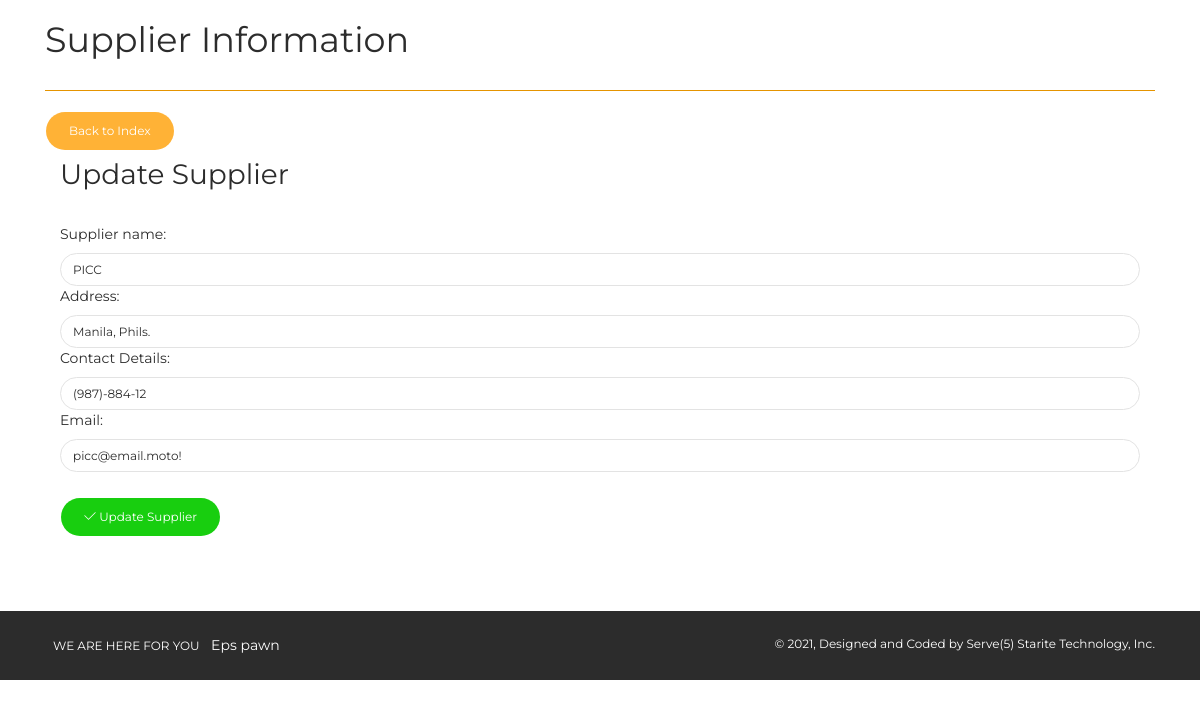
/esellina/admin/supplier_update.php?supp_id=1 (signed in), run on the app's committed database.
### tables this page shows
CREATE TABLE `supplier` (
  `supp_id` int(11) NOT NULL,
  `supp_name` varchar(100) NOT NULL,
  `supp_address` varchar(200) NOT NULL,
  `supp_contact` varchar(50) NOT NULL,
  `supp_email` varchar(50) NOT NULL
);

### esellina/admin/supplier_update.php (the view, shortened to what this page needs)
<?php
include("../config/dbconn.php");
?>
<?php
$id=isset($_GET['supp_id']) ? $_GET['supp_id'] : die('ERROR: Record ID not found.');
$result = mysqli_query($dbconn, "SELECT * FROM supplier WHERE supp_id=$id");
while($res = mysqli_fetch_array($result))
{
    $supp_name = $res['supp_name'];
    $supp_address = $res['supp_address'];
    $supp_contact = $res['supp_contact'];
    $supp_email = $res['supp_email'];
}
?>
<!DOCTYPE html>
<html lang="en">
<head>
    <link rel="stylesheet" href="https://maxcdn.bootstrapcdn.com/font-awesome/latest/css/font-awesome.min.css" />
    <link href="../assets/css/bootstrap.min.css" rel="stylesheet" />
    <link href="../assets/css/now-ui-kit.css?v=1.1.0" rel="stylesheet" />
    <link href="../assets/css/demo.css" rel="stylesheet" />
</head>
<body class="index-page sidebar-collapse">
    <div class="wrapper">
        <br>
        <div class="main">
            <div class="section section-basic">
                <div class="container">
                    <h2>Supplier Information</h2>
                    <hr color="orange">
                    <a href='admin_panel.php' class='btn btn-warning btn-round'>Back to Index</a>
                    <br>
                    <div class="col-md-12">
                        <div class="panel panel-success panel-size-custom">
                            <div class="panel-heading">
                                <h3>Update Supplier</h3>
                            </div>
                            <div class="panel-body">
                                <form action="supplier_update.php" method="post">
                                    <div class="form group">
                                        <label for="supp_name">Supplier name:</label>
                                        <input type="text" class="form-control" id="supp_name" name="supp_name"
                                            value="<?php echo $supp_name;?>">
                                        <label for="supp_address">Address:</label>
                                        <input type="text" class="form-control" id="supp_address" name="supp_address"
                                            value="<?php echo $supp_address;?>">
                                        <label for="supp_contact">Contact Details:</label>
                                        <input type="text" class="form-control" id="supp_contact" name="supp_contact"
                                            value="<?php echo $supp_contact;?>">
                                        <label for="supp_email">Email:</label>
                                        <input type="text" class="form-control" id="supp_email" name="supp_email"
                                            value="<?php echo $supp_email;?>">
                                    </div>
                            </div>
                        </div>
                        <br>
                        <div class="form group">
                            <button type="submit" class="btn btn-success btn-round" id="submit" name="update">
                                <i class="now-ui-icons ui-1_check"></i> Update Supplier
                            </button>
                        </div>
                    </div>
                </div>
            </div>
            <footer class="footer" data-background-color="black">
                <div class="container">
                    <nav>
                        <ul>
                            <li>
                                <a href="" target="_blank">
                                    We are here for you
                                </a>
                            </li>
                            <li>
                                Eps pawn
                            </li>
                        </ul>
                    </nav>
                    <div class="copyright">
                        &copy;
                        , Designed and Coded by Serve(5) Starite Technology, Inc.
                    </div>
                </div>
            </footer>
        </div>
</body>
</html>

### esellina/assets/css/demo.css (style rules this page uses)
.section-basic { padding-top: 0; }

### data on the page
supplier: supp_name "PICC", supp_address "Manila, Phils.", supp_contact "(987)-884-12", supp_email "picc@email.moto!"
